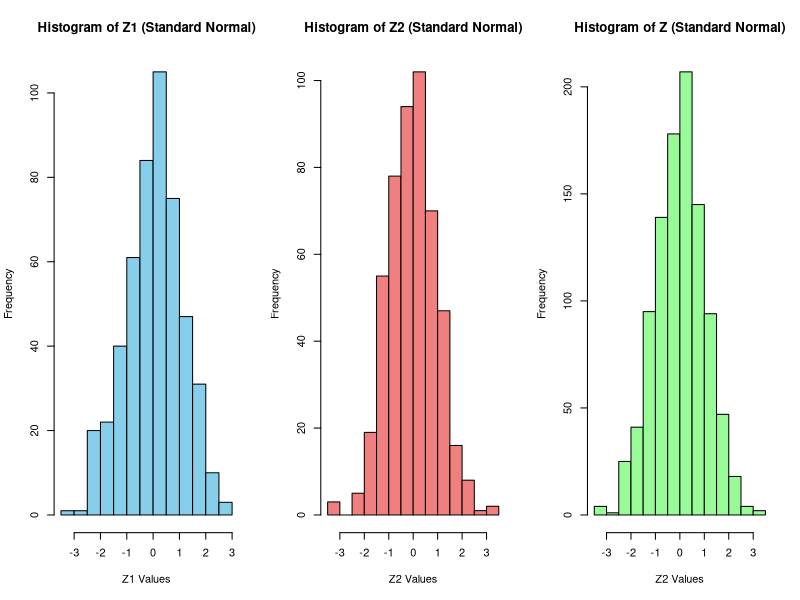
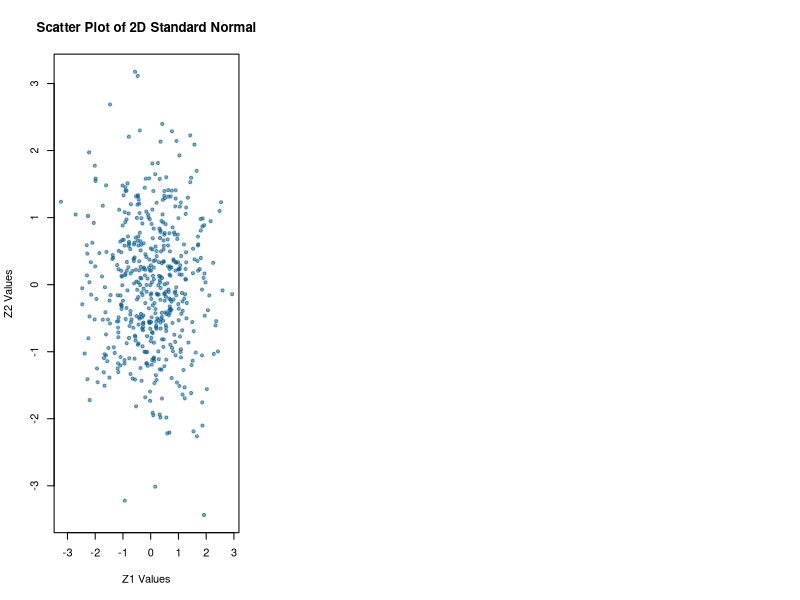

Reproduce these figures in R, in order.
#generate a smaple from a two dimensional standard normal distribution with 
#500 elements using the Box - Muller methodù; and transfer it into NORMAL distribution with specific y(15,12) 

# --- Box-Muller Transformation (2D Standard Normal, n=500) ---
n_samples <- 500

# 1. Generate Uniform Variables U1 and U2
# Using a small min to avoid log(0) and ensure statistical validity
U1 <- runif(n_samples) 
U2 <- runif(n_samples) 

# 2. Apply Box-Muller Transformation 

Z1 <- sqrt(-2 * log(U1)) * cos(2 * pi * U2)

Z2 <- sqrt(-2 * log(U1)) * sin(2 * pi * U2)

# 3. Combine Sample
Z <- cbind(Z1, Z2)

# --- Plotting the Standard Normal Distribution ---
par(mfrow = c(1, 3)) # Set up a 1x3 plotting layout

# Plot 1: Histogram of Z1
hist(Z1, 
     main = "Histogram of Z1 (Standard Normal)", 
     xlab = "Z1 Values", 
     col = "skyblue", 
     border = "black")

# Plot 2: Histogram of Z2
hist(Z2, 
     main = "Histogram of Z2 (Standard Normal)", 
     xlab = "Z2 Values", 
     col = "lightcoral", 
     border = "black")

# Plot 2: Histogram of Z2
hist(Z, 
     main = "Histogram of Z (Standard Normal)", 
     xlab = "Z2 Values", 
     col = "palegreen", 
     border = "black")

# Plot 3: Scatter Plot of the Combined 2D Sample
plot(Z, 
     main = "Scatter Plot of 2D Standard Normal", 
     xlab = "Z1 Values", 
     ylab = "Z2 Values", 
     pch = 20, 
     col = "#005a8d80") 

par(mfrow = c(1, 1)) # Reset plotting layout
